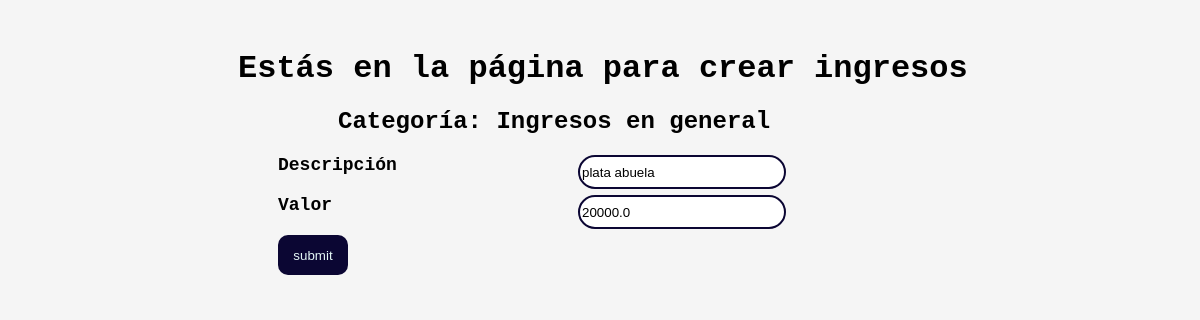
/billetera/5/ingresos/7/4/modificar_ingreso_gasto (signed in), run on the app's committed database.
### billetera/models.py (models this page shows, shortened)
class Categoria(models.Model):
    billetera_id = models.ForeignKey(Billetera, on_delete = models.CASCADE)
    nombre_categoria = models.CharField(max_length=40)
    tipo_categoria = models.CharField(max_length=30)
    usuario_id = models.ForeignKey(User,on_delete=models.CASCADE,default=usuario.pk)

class Ingreso(models.Model):
    billetera_id = models.ForeignKey(Billetera, on_delete = models.CASCADE)
    categoria_id = models.ForeignKey(Categoria, on_delete=models.CASCADE)
    descripcion = models.CharField(max_length = 100)
    valor = models.FloatField(default = 0)
    usuario_id = models.ForeignKey(User,on_delete=models.CASCADE,default=usuario.pk)

### billetera/views.py (the view, shortened to what this page needs)
# urls.py: path("<int:ruta_billetera>/<str:categoria_type>/<int:categoria_id>/<int:ingreso_gasto_id>/modificar_ingreso_gasto",views.modificar_ingreso_gasto, name="modificar_ingreso_gasto")
@login_required(login_url='/home/login')
def modificar_ingreso_gasto(request,ruta_billetera,categoria_type,categoria_id,ingreso_gasto_id):
    billetera = Billetera.objects.get(pk=ruta_billetera)
    categoria = Categoria.objects.get(pk=categoria_id)
    ahorro = Ahorro.objects.get(pk=billetera.ahorro_id.pk)
    if categoria_type == 'ingresos':
        ingreso_gasto = Ingreso.objects.get(pk=ingreso_gasto_id)
    elif categoria_type == 'gastos':
        ingreso_gasto = Gasto.objects.get(pk=ingreso_gasto_id)
    if request.method == 'GET':
        return render(request,'modificar_ingreso_gasto.html',{'billetera':billetera,'categoria':categoria,'ingreso_gasto':ingreso_gasto})

### billetera/templates/modificar_ingreso_gasto.html (shortened to what this page needs)
{% load static %}
<!DOCTYPE html>
<html lang="en">
<head>
    <link rel="stylesheet" href="{% static '/styles/main.css' %}">
</head>
<body>
    <div class="contenido">
        <h1 id="titulo_crear_ingreso">Estás en la página para crear {{categoria.tipo_categoria}}</h1>
        <h2 id="subtitulo_crear_ingreso">Categoría: {{categoria.nombre_categoria}}</h2>
        <form method = 'post' action="/billetera/{{billetera.pk}}/{{categoria.tipo_categoria}}/{{categoria.pk}}/{{ingreso_gasto.pk}}/modificar_ingreso_gasto">
            <label for="descripcion">Descripción</label>
            <input type="text" id="descripcion" name="descripcion" value="{{ingreso_gasto.descripcion}}">
            <label for="valor">Valor</label>
            <input type="number" id="valor" name="valor" value="{{ingreso_gasto.valor}}">
            <button>submit</button>
        </form>
    </div>
</body>
</html>

### billetera/static/styles/main.css (style rules this page uses)
:root { --color1:#0b0633; --color2: #e3f6f5; --color3: #ff4949; --color4:#ffffff; --color5:black; --color6: white; --color7: #A72AAB; --color8:whitesmoke; }
body { background-color:var(--color8); width:95vw; padding:0; margin:0; }
.contenido { margin-top:50px; font-family:'Courier New', Courier, monospace; margin-left:20%; }
label { font-size: large; font-weight: 800; }
button { color:var(--color2); background-color:var(--color1); border-style:none; border-width: 1px; height: 40px; width: 70px; border-radius:10px; }
input { width:200px; height:28px; border-radius:100px; border-style: solid; border-color:var(--color1); }
#titulo_crear_ingreso { padding-left: 10px; }
#subtitulo_crear_ingreso { padding-left: 110px; }
form { padding-left:50px; width:600px; display:grid; grid-template-rows:repeat(5,1fr); grid-template-columns: repeat(2,1fr); }

### data on the page
Categoria: tipo_categoria "ingresos", nombre_categoria "Ingresos en general"
Ingreso: descripcion "plata abuela", valor "20000.0"
